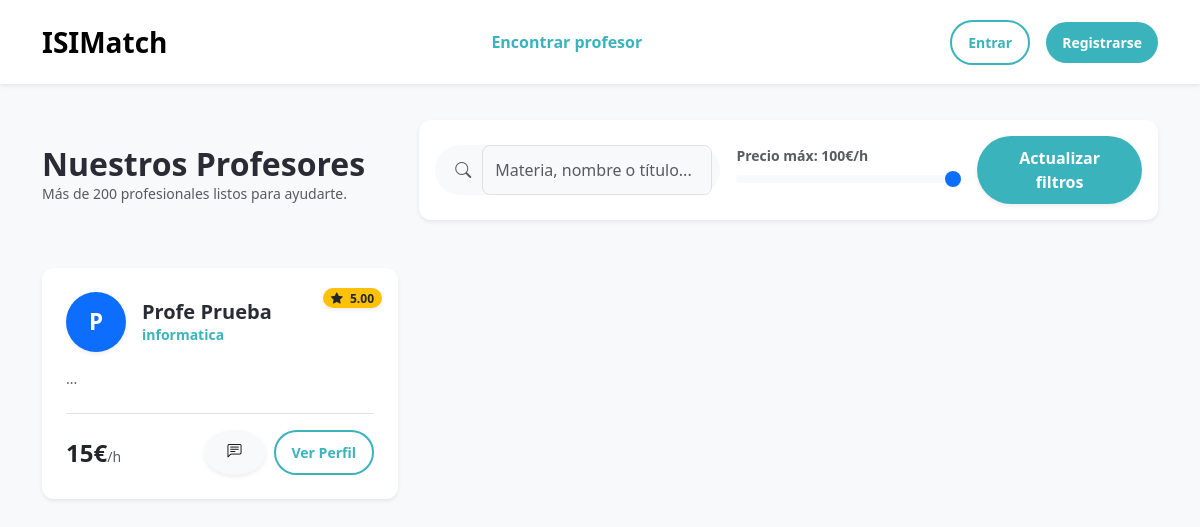
Screenshot of /VIEWS/catalogo.php with the database file from the repository.
### tables this page shows
CREATE TABLE `profesores_detalles` (
  `usuario_id` int(11) NOT NULL,
  `titulo_profesional` varchar(100) DEFAULT 'Profesor en ISIMatch',
  `bio` text DEFAULT NULL,
  `tarifa_hora` decimal(10,2) DEFAULT 15.00,
  `linkedin_url` varchar(255) DEFAULT NULL,
  `valoracion_media` decimal(3,2) DEFAULT 5.00,
  `total_resenas` int(11) DEFAULT 0,
  `idiomas` varchar(255) DEFAULT 'Español',
  `tiempo_respuesta` varchar(100) DEFAULT 'menos de 1h'
);

CREATE TABLE `usuarios` (
  `id` int(11) NOT NULL,
  `nombre` varchar(50) NOT NULL,
  `apellidos` varchar(50) NOT NULL,
  `email` varchar(100) NOT NULL,
  `password_hash` varchar(255) NOT NULL,
  `telefono` varchar(20) DEFAULT NULL,
  `rol` enum('alumno','profesor') NOT NULL,
  `anio_nacimiento` int(11) DEFAULT NULL,
  `fecha_registro` timestamp NOT NULL DEFAULT current_timestamp()
);

### VIEWS/catalogo.php (the view, shortened to what this page needs)
<?php
include '../PHP/conexion.php';
$esta_logueado = isset($_SESSION['usuario_id']);
$rol_usuario = $esta_logueado ? $_SESSION['rol'] : '';
$nombre_usuario = $esta_logueado ? htmlspecialchars($_SESSION['nombre']) : '';
$letra_usuario = $esta_logueado ? strtoupper(substr($nombre_usuario, 0, 1)) : 'U';
$link_panel = ($rol_usuario == 'profesor') ? 'dashboard-profesor.php' : 'dashboard-alumno.php';
$link_perfil_propio = ($rol_usuario == 'profesor') ? 'ficha-profesor.php' : 'ficha-alumno.php';
$busqueda = isset($_GET['q']) ? $conn->real_escape_string($_GET['q']) : '';
$precio_max = isset($_GET['precio']) ? (int)$_GET['precio'] : 100;
$sql_base = "SELECT u.id, u.nombre, u.apellidos, pd.titulo_profesional, pd.tarifa_hora, pd.bio, pd.valoracion_media
             FROM usuarios u
             LEFT JOIN profesores_detalles pd ON u.id = pd.usuario_id
             WHERE u.rol = 'profesor'";
$sql_base .= " AND pd.tarifa_hora <= $precio_max";
$sql_base .= " ORDER BY pd.valoracion_media DESC, u.id DESC";
$res = $conn->query($sql_base);
$mensajes_nuevos = 0;
?>
<!doctype html>
<html lang="es">
<head>
    <link href="https://cdn.jsdelivr.net/npm/bootstrap@5.3.0/dist/css/bootstrap.min.css" rel="stylesheet" />
    <link rel="stylesheet" href="https://cdn.jsdelivr.net/npm/bootstrap-icons@1.10.0/font/bootstrap-icons.css" />
    <link rel="stylesheet" href="../CSS/style.css"/>
</head>
<body class="bg-light">
    <nav class="navbar navbar-expand-lg fixed-top py-3 bg-white shadow-sm">
      <div class="container">
        <a class="navbar-brand fw-bold fs-3" href="../index.php">ISIMatch</a>
        <div class="collapse navbar-collapse justify-content-center">
          <ul class="navbar-nav gap-3">
            <li class="nav-item">
                <a class="nav-link fw-bold text-primary-custom" href="catalogo.php">Encontrar profesor</a>
            </li>
          </ul>
        </div>
        <div class="d-flex align-items-center gap-3">
          <?php if($esta_logueado): ?>
            <a href="mensajes.php" class="text-dark position-relative me-2">
                <i class="bi bi-chat-dots fs-5"></i>
                <?php if($mensajes_nuevos > 0): ?>
                    <span class="position-absolute top-0 start-100 translate-middle badge rounded-pill bg-danger" style="font-size: 0.6rem;">
                        <?php echo $mensajes_nuevos; ?>
                    </span>
                <?php endif; ?>
            </a>
            <div class="dropdown">
              <a class="nav-link dropdown-toggle d-flex align-items-center gap-2" href="#" role="button" data-bs-toggle="dropdown">
                <div class="rounded-circle bg-warning text-white d-flex align-items-center justify-content-center fw-bold" style="width:35px; height:35px;">
                    <?php echo $letra_usuario; ?>
                </div>
                <span class="fw-bold d-none d-md-inline"><?php echo $nombre_usuario; ?></span>
              </a>
              <ul class="dropdown-menu dropdown-menu-end border-0 shadow-lg mt-3">
                <li><a class="dropdown-item py-2" href="<?php echo $link_panel; ?>"><i class="bi bi-grid-fill me-2"></i>Mi Panel</a></li>
                <li><a class="dropdown-item py-2" href="<?php echo $link_perfil_propio; ?>"><i class="bi bi-person-fill me-2"></i>Mi Perfil</a></li>
                <?php if($rol_usuario == 'alumno'): ?>
                    <li><a class="dropdown-item py-2" href="pagos-alumno.php"><i class="bi bi-credit-card-fill me-2"></i>Pagos y Facturas</a></li>
                <?php endif; ?>
                <li><hr class="dropdown-divider" /></li>
                <li><a class="dropdown-item text-danger py-2" href="../PHP/logout.php"><i class="bi bi-box-arrow-right me-2"></i>Cerrar sesión</a></li>
              </ul>
            </div>
          <?php else: ?>
            <a href="login.php" class="btn btn-outline-custom btn-sm rounded-pill px-3">Entrar</a>
            <a href="registro.php" class="btn btn-primary-custom btn-sm rounded-pill px-3">Registrarse</a>
          <?php endif; ?>
        </div>
      </div>
    </nav>
    <div class="container" style="margin-top: 120px; margin-bottom: 50px;">
      <div class="row mb-5 align-items-end g-3">
          <div class="col-lg-4">
              <h2 class="fw-bold mb-0">Nuestros Profesores</h2>
              <p class="text-muted small">Más de 200 profesionales listos para ayudarte.</p>
          </div>
          <div class="col-lg-8">
              <form action="catalogo.php" method="GET" class="card p-3 border-0 shadow-sm rounded-4">
                  <div class="row g-3 align-items-center">
                      <div class="col-md-5">
                          <div class="input-group bg-light rounded-pill px-2">
                              <span class="input-group-text bg-transparent border-0 text-muted"><i class="bi bi-search"></i></span>
                              <input type="text" name="q" class="form-control bg-transparent border-0" placeholder="Materia, nombre o título..." value="<?php echo htmlspecialchars($busqueda); ?>">
                          </div>
                      </div>
                      <div class="col-md-4">
                          <label class="form-label small fw-bold mb-0 text-muted">Precio máx: <span id="priceLabel"><?php echo $precio_max; ?></span>€/h</label>
                          <input type="range" name="precio" class="form-range custom-range" min="5" max="100" step="5" value="<?php echo $precio_max; ?>" oninput="document.getElementById('priceLabel').innerText = this.value">
                      </div>
                      <div class="col-md-3">
                          <button type="submit" class="btn btn-primary-custom w-100 rounded-pill fw-bold shadow-sm">Actualizar filtros</button>
                      </div>
                  </div>
              </form>
          </div>
      </div>
      <div class="row g-4">
        <?php
        if ($res && $res->num_rows > 0) {
            while($profe = $res->fetch_assoc()) {
                $inicial = strtoupper(substr($profe['nombre'], 0, 1));
                $tarifa = number_format($profe['tarifa_hora'] ?? 15, 0);
                $rating = $profe['valoracion_media'] ?? '5.0';
                ?>
                <div class="col-md-6 col-lg-4">
                  <div class="card card-custom h-100 p-4 border-0 shadow-sm rounded-4 position-relative transition-hover">
                    <div class="position-absolute top-0 end-0 p-3">
                        <span class="badge bg-warning text-dark rounded-pill px-2 py-1 shadow-sm">
                            <i class="bi bi-star-fill me-1"></i> <?php echo $rating; ?>
                        </span>
                    </div>
                    <div class="d-flex gap-3 align-items-center mb-3">
                      <div class="rounded-circle bg-primary text-white d-flex align-items-center justify-content-center fw-bold shadow-sm" style="width:60px; height:60px; font-size: 1.4rem;">
                        <?php echo $inicial; ?>
                      </div>
                      <div class="overflow-hidden">
                        <h5 class="mb-0 fw-bold text-truncate"><?php echo htmlspecialchars($profe['nombre'] . " " . $profe['apellidos']); ?></h5>
                        <small class="text-primary-custom fw-bold text-truncate d-block">
                            <?php echo htmlspecialchars($profe['titulo_profesional'] ?? 'Tutor ISIMatch'); ?>
                        </small>
                      </div>
                    </div>
                    <p class="text-muted small mb-4">
                        <?php
                        $bio_corta = $profe['bio'] ?? 'Este profesor está terminando de configurar su biografía para darte el mejor servicio.';
                        echo htmlspecialchars(substr($bio_corta, 0, 110)) . '...';
                        ?>
                    </p>
                    <div class="mt-auto pt-3 border-top d-flex justify-content-between align-items-center">
                      <div>
                          <span class="fw-bold fs-4"><?php echo $tarifa; ?>€</span><small class="text-muted">/h</small>
                      </div>
                      <div class="d-flex gap-2">
                          <a href="mensajes.php?con=<?php echo $profe['id']; ?>" class="btn btn-light btn-sm rounded-circle shadow-sm" title="Enviar mensaje">
                              <i class="bi bi-chat-left-text"></i>
                          </a>
                          <a href="ficha-profesor.php?id=<?php echo $profe['id']; ?>" class="btn btn-outline-custom btn-sm rounded-pill px-3 fw-bold">Ver Perfil</a>
                      </div>
                    </div>
                  </div>
                </div>
                <?php
            }
        }
        ?>
      </div>
    </div>
</body>
</html>

### CSS/style.css (style rules this page uses)
:root { --primary-color: #3bb3bd; --primary-hover: #2da1ab; --secondary-color: #ffc947; --text-dark: #2b2b35; --text-muted: #6f757b; --bg-light: #f5f7f9; --white: #ffffff; --shadow-sm: 0 2px 8px rgba(0, 0, 0, 0.08); --shadow-md: 0 4px 16px rgba(0, 0, 0, 0.12); --radius: 12px; }
body { font-family: "Segoe UI", Roboto, Helvetica, Arial, sans-serif; color: var(--text-dark); background-color: var(--bg-light); }
h1, h2, h3, h4, h5, h6 { font-weight: 700; color: var(--text-dark); }
.text-primary-custom { color: var(--primary-color); }
.btn { border-radius: 8px; font-weight: 600; padding: 10px 24px; transition: all 0.3s ease; border: none; }
.btn-primary-custom { background-color: var(--primary-color); color: white; }
.btn-outline-custom { border: 2px solid var(--primary-color); color: var(--primary-color); background: transparent; }
.card, .card-custom { background-color: var(--white); border: none !important; border-radius: var(--radius) !important; box-shadow: var(--shadow-sm); transition: transform 0.3s ease, box-shadow 0.3s ease; }
.form-control, .form-select { border-radius: 8px !important; border: 1px solid #e0e0e0 !important; padding: 12px; }
.navbar { background-color: var(--white) !important; box-shadow: 0 2px 4px rgba(0, 0, 0, 0.05); }

### rows the page displays
profesores_detalles: valoracion_media "5.00", usuario_id.nombre "P", usuario_id.apellidos "Profe Prueba", titulo_profesional "informatica", tarifa_hora "15"

### other values shown
$precio_max "100"
